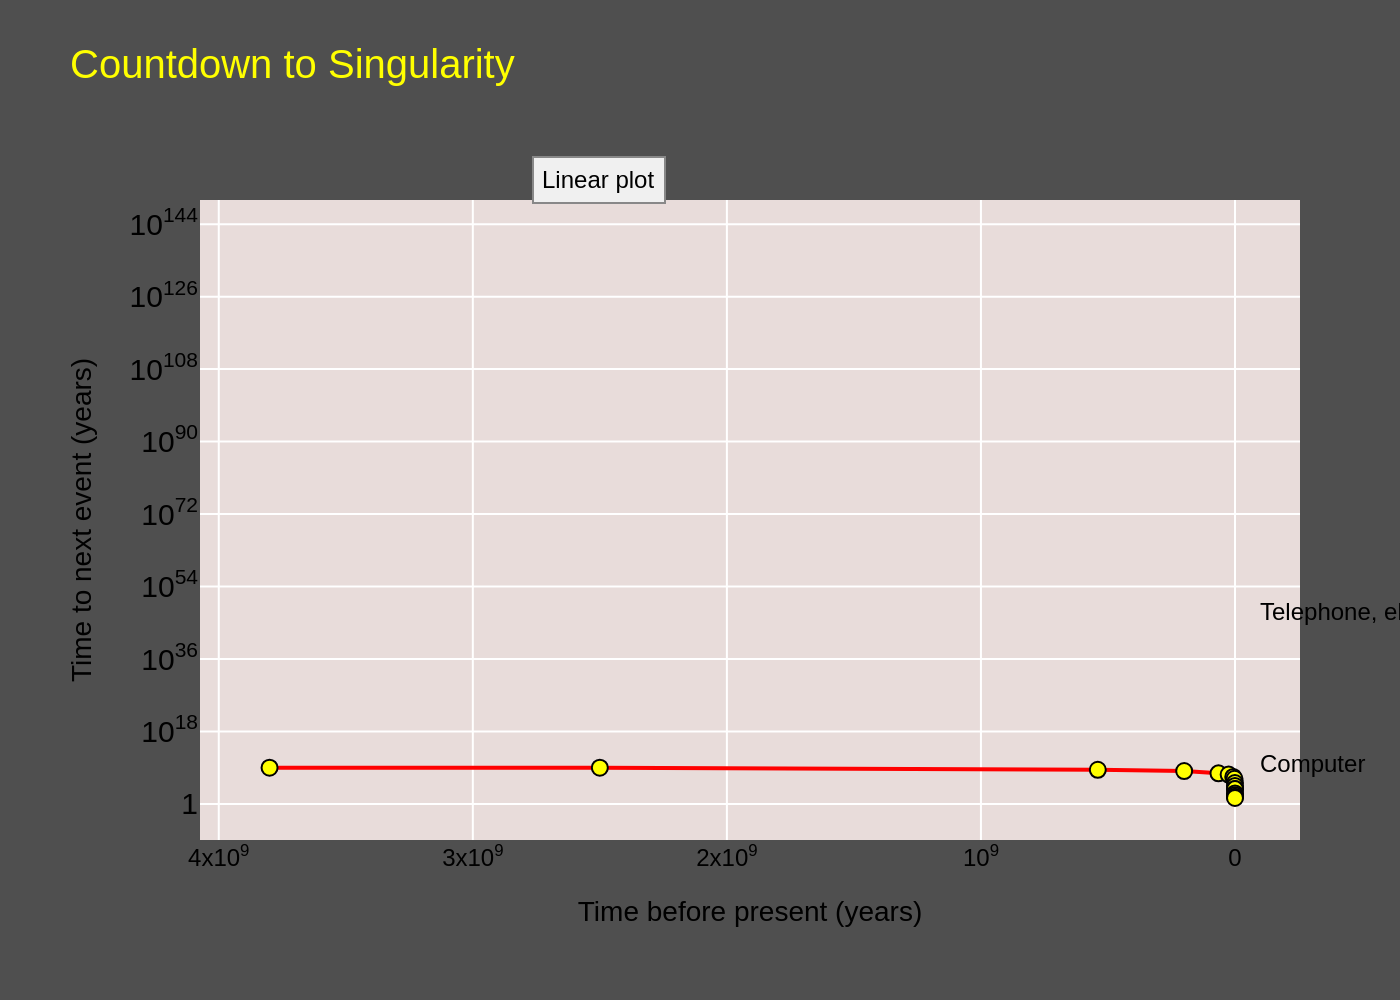

Recreate this plot in Python.
import sys
import json
import os
import plotly.graph_objects as go

if len(sys.argv) != 2:
    print("Usage: python <script_name>.py <json_file_path>")
    sys.exit(1)

json_file_path = sys.argv[1]
base_filename = os.path.splitext(os.path.basename(json_file_path))[0]
output_filename = f"{base_filename}.png"

try:
    with open(json_file_path, 'r', encoding='utf-8') as f:
        chart_data = json.load(f)
except FileNotFoundError:
    print(f"Error: JSON file not found at {json_file_path}")
    sys.exit(1)
except json.JSONDecodeError:
    print(f"Error: Could not decode JSON from {json_file_path}")
    sys.exit(1)

data = chart_data['chart_data']
texts = chart_data['texts']
colors = chart_data['colors']
xaxis_ticks = chart_data['xaxis_ticks']

fig = go.Figure()

# Add the main line and markers trace
fig.add_trace(go.Scatter(
    x=[d['x'] for d in data],
    y=[d['y'] for d in data],
    mode='lines+markers',
    line=dict(color=colors['line'], width=2),
    marker=dict(
        color=colors['marker_fill'],
        size=8,
        line=dict(color=colors['marker_line'], width=1)
    ),
    showlegend=False
))

# Prepare annotations for each data point
annotations = []
for point in data:
    anno_details = point['annotation']
    annotations.append(
        dict(
            x=point['x'],
            y=point['y'],
            text=point['label'],
            showarrow=False,
            font=dict(family="Arial", size=12, color=colors['annotation_font']),
            textangle=anno_details['angle'],
            xanchor=anno_details['xanchor'],
            yanchor=anno_details['yanchor'],
            xshift=anno_details['xshift'],
            yshift=anno_details['yshift'],
        )
    )

# Add the special 'Linear plot' annotation
annotations.append(
    dict(
        text=texts['annotation_label'],
        align='center',
        showarrow=False,
        xref='x',
        yref='paper',
        x=2.5e9,
        y=1.07,
        bgcolor=colors['annotation_background'],
        bordercolor=colors['annotation_border'],
        borderwidth=1,
        borderpad=4
    )
)

fig.update_layout(
    title=dict(
        text=texts['title'],
        font=dict(
            family="Arial",
            size=20,
            color=colors['title_font']
        ),
        x=0.05,
        y=0.95,
        xanchor='left',
        yanchor='top'
    ),
    xaxis=dict(
        title=texts['x_axis_title'],
        autorange='reversed',
        tickvals=xaxis_ticks['values'],
        ticktext=xaxis_ticks['text'],
        gridcolor=colors['grid'],
        zeroline=False,
        title_font=dict(size=14),
        tickfont=dict(size=12)
    ),
    yaxis=dict(
        title=texts['y_axis_title'],
        type='log',
        exponentformat='power',
        gridcolor=colors['grid'],
        zeroline=False,
        title_font=dict(size=14),
        tickfont=dict(size=12)
    ),
    font=dict(
        family="Arial",
        color=colors['axis_font']
    ),
    plot_bgcolor=colors['plot_background'],
    paper_bgcolor=colors['background'],
    margin=dict(l=100, r=50, t=100, b=80),
    annotations=annotations
)

fig.write_image(output_filename, scale=2)
print(f"Chart saved to {output_filename}")
